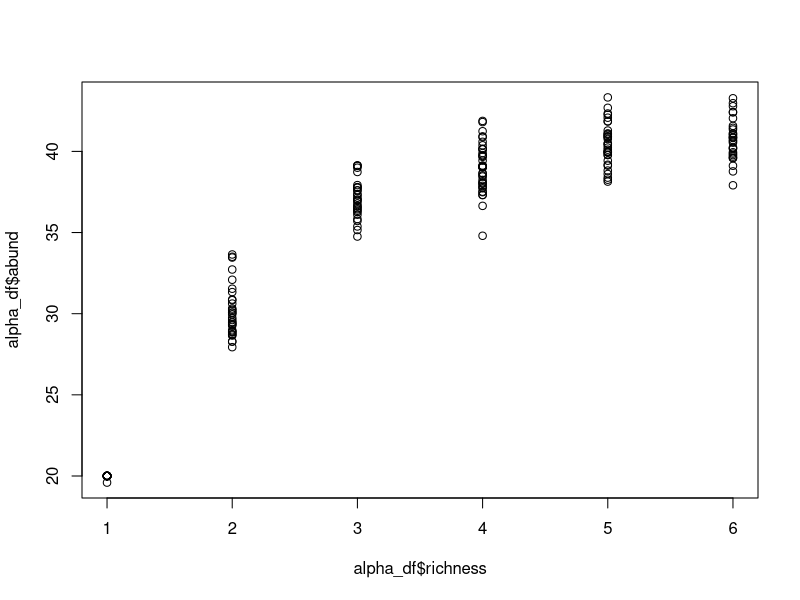
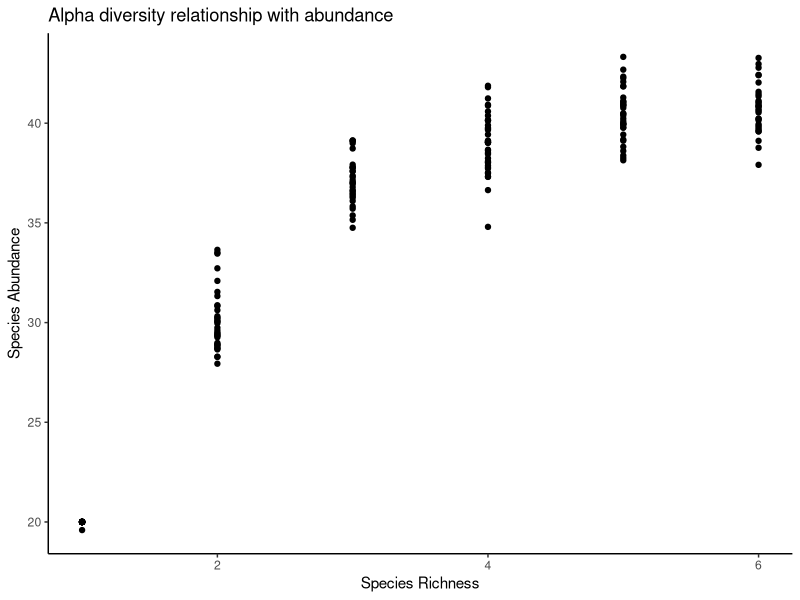
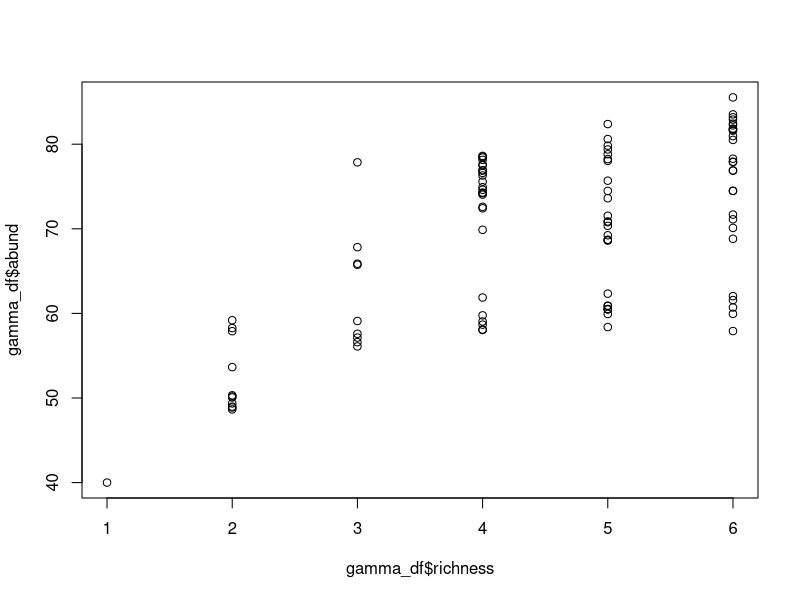
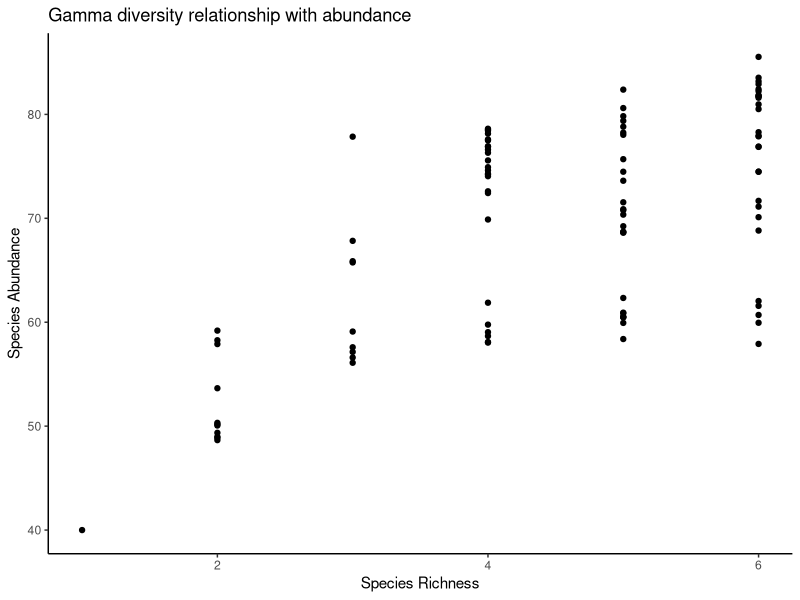
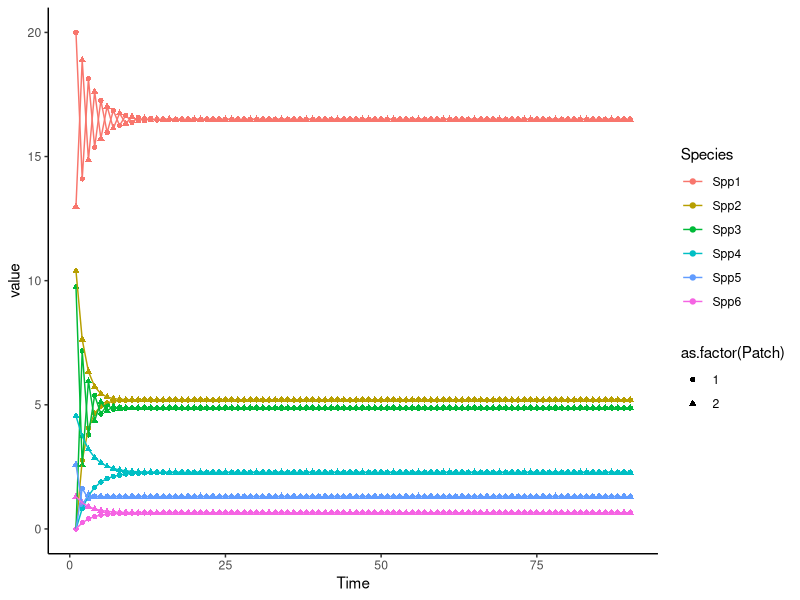
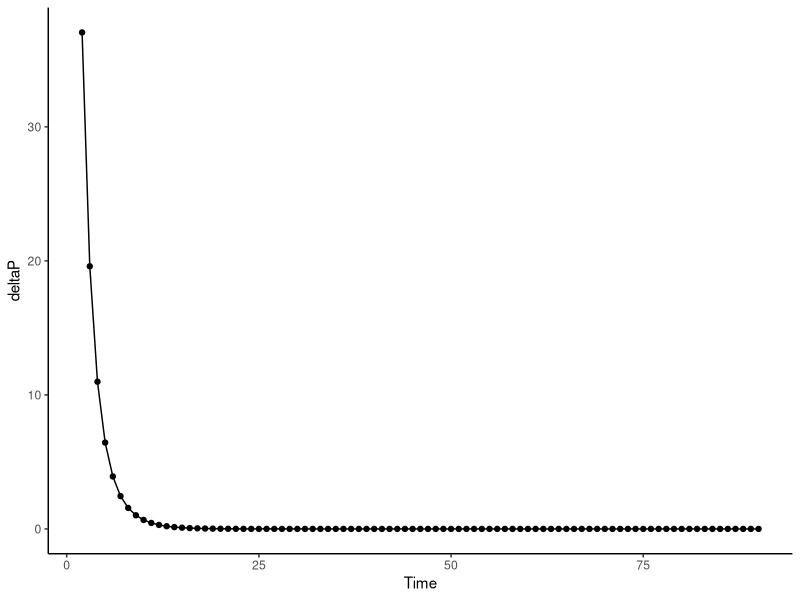
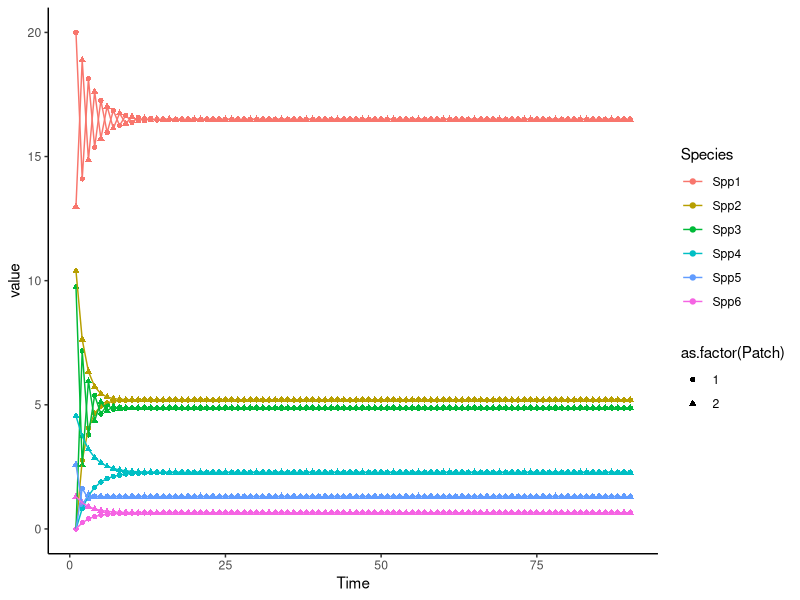
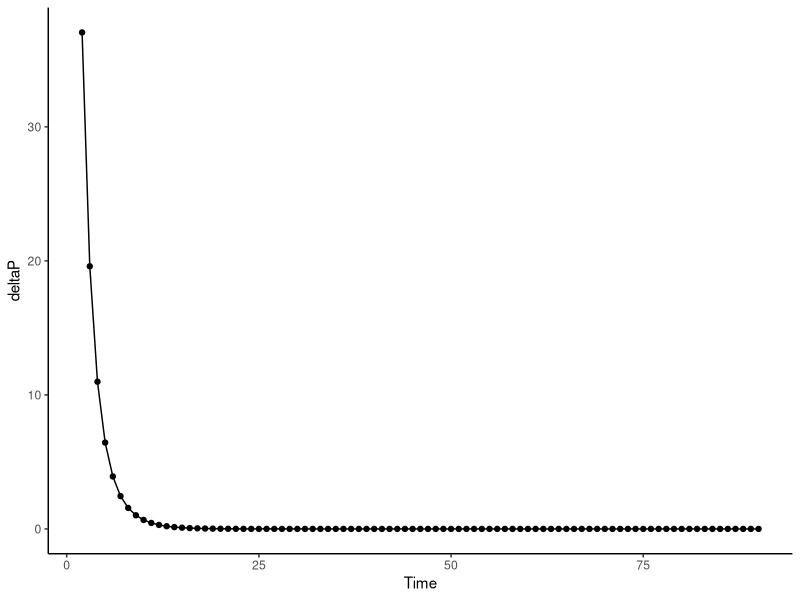

R code for these plots, in order:
#Description-----------------------------------------
#PCreating 100 metacommunities: metacommunities consist of 2 patches with 6 species
#  22 Nov 2024
#RCS

# Load packages---------------------------------
library(vegan)
library(ggplot2)
library(tidyr)

#setup -------------------------------------------
repo <- "D:/gitrepos/MetaDisease"
graphs <- paste(repo,"/Graphs",sep="")
# Parameters-------------------------------------
#setting up meta-community parameters
set.seed(1234)
num_patches <- 2 #number of patches in metacommunity
num_spp <- 6 #number of POSSIBLE spp in metacommunity
N <- 100 #number of metacommunity simulations to run

meta_comm1 <- data.frame(matrix(NA, nrow = num_patches, ncol = num_spp))
S <- c(0.83, #PREG
       0.62, #TGRAN
       0.14, #TTOR
       NA, #ABOR
       0.12, #RCAT
       0.64) #RDRAY
S[4] <- runif(n = 1, min = S[5], max = S[3])
#an array of probability values for the occurence of each spp
#what if I over thought this, and I can just assign an occupancy probability?
K <- c(20,16,15,7,4,2) #this is just an example, but k is the abundance at each rank (i think?)
max_abund <- 65 # a somewhat arbitrarily decided upon max abundance
#this could later become some sort of rnorm(). EX rnorm(n = 1, mean = 10, sd = 1). This provides a starting abdunance for each spp if present

### Creating a meta-community###
#For right now I have it set where the presence / absence of a spp is a binomial variable with some
# Probability S[i]
#IF the species is present, then it is present at an abundance of K[i]. Right now this abundance is fixed.
# One idea for future development is to make abundance a distribution (could even just turn it into a poisson distribution?)
#Other idea/issue: if abundance of a "prior" spp is 0 than abundance of all following spp is 0. This is based on the idea that ecological communities are nested within one-another. However, instead of guaranteeing that abundance of next spp = 0, I wonder if it makes more sense to just make the probability of occ / abundance lower (but not set to zero.

# I think there's a lot that could be done here. A lot could be adapted. But this set of for loops is a decent start


# #determine occurence of spp 1
# for(i in 1:nrow(meta_comm1)){
#   for(j in 1:ncol(meta_comm1)){
#     meta_comm1[i,1] <- rbinom(n = 1, size = 1, prob = S[1])
#     meta_comm1[i,1] <- ifelse(meta_comm1[i,1] == 1, K[1],0)
#   }
# }
# 
# #determine occurrence of spp 2
# for(i in 1:nrow(meta_comm1)){
#   for(j in 1:ncol(meta_comm1)){
#     meta_comm1[i,2] <- ifelse(meta_comm1[i,1] > 0, rbinom(n = 1, size = 1, prob = S[2]),0)
#     meta_comm1[i,2] <- ifelse(meta_comm1[i,2] == 1, K[2],0)
#   }
# }
# 
# #determine occurrence of spp 3
# for(i in 1:nrow(meta_comm1)){
#   for(j in 1:ncol(meta_comm1)){
#     meta_comm1[i,3] <- ifelse(meta_comm1[i,2] > 0, rbinom(n = 1, size = 1, prob = S[3]),0)
#     meta_comm1[i,3] <- ifelse(meta_comm1[i,3] == 1, K[3],0)
#   }
# }
# 
# #determin occurrence of spp 4
# for(i in 1:nrow(meta_comm1)){
#   for(j in 1:ncol(meta_comm1)){
#     meta_comm1[i,4] <- ifelse(meta_comm1[i,3] > 0, rbinom(n = 1, size = 1, prob = S[4]),0)
#     meta_comm1[i,4] <- ifelse(meta_comm1[i,4] == 1, K[4],0)
#   }
# }
# 
# #determine occupancy of spp 5
# for(i in 1:nrow(meta_comm1)){
#   for(j in 1:ncol(meta_comm1)){
#     meta_comm1[i,5] <- ifelse(meta_comm1[i,4] > 0, rbinom(n = 1, size = 1, prob = S[5]),0)
#     meta_comm1[i,5] <- ifelse(meta_comm1[i,5] == 1, K[5],0)
#   }
# }
# 
# #determine occupancy of spp 6
# for(i in 1:nrow(meta_comm1)){
#   for(j in 1:ncol(meta_comm1)){
#     meta_comm1[i,6] <- ifelse(meta_comm1[i,5] > 0, rbinom(n = 1, size = 1, prob = S[6]),0)
#     meta_comm1[i,6] <- ifelse(meta_comm1[i,6] == 1, K[6],0)
#   }
# }

# I THINK this is a better way to determine abundance

meta_comm_list <- vector("list",N)
beta_list <- vector("list", N)
nestedness_list <- vector("list", N)
for(n in 1:N){
  meta_comm <- data.frame(matrix(NA, nrow = num_patches, ncol = num_spp))
  for(i in 1:nrow(meta_comm)){
    for(j in 1:ncol(meta_comm)){
      #determine occurrence and abundance of spp 1
      meta_comm[i,1] <- rbinom(n = 1, size = 1, prob = S[1])
      meta_comm[i,1] <- ifelse(meta_comm[i,1] == 1, K[1],0)
      
      #determine occurrence and abundance of spp2
      meta_comm[i,2] <- rbinom(n = 1, size = 1, prob = S[2])
      meta_comm[i,2] <- ifelse(meta_comm[i,2] == 1, K[2],0)
      
      #determine occurrence and abundance of spp 3
      meta_comm[i,3] <- rbinom(n = 1, size = 1, prob = S[3])
      meta_comm[i,3] <- ifelse(meta_comm[i,3] == 1, K[3],0)
      
      #determine occurrence and abundance of spp 4
      meta_comm[i,4] <- rbinom(n = 1, size = 1, prob = S[4])
      meta_comm[i,4] <- ifelse(meta_comm[i,4] == 1, K[4],0)
      
      #determine occurrence and abundance of spp 5
      meta_comm[i,5] <- rbinom(n = 1, size = 1, prob = S[5])
      meta_comm[i,5] <- ifelse(meta_comm[i,5] == 1, K[5],0)
      
      #determine occurrence and abundance of spp 6
      meta_comm[i,6] <- rbinom(n = 1, size = 1, prob = S[6])
      meta_comm[i,6] <- ifelse(meta_comm[i,6] == 1, K[6],0)
    }
  }
  meta_comm$Patch <- c('Patch1','Patch2')
  colnames(meta_comm) <- c('Spp1','Spp2','Spp3','spp4','spp5','Spp6','PatchID')
  beta_list[[n]] <- mean(betadiver(meta_comm[,1:6], method = 'w'))
  nestedness_list[[n]] <- nestedtemp(comm = meta_comm[,1:6])[7]
  meta_comm_list[[n]] <- meta_comm
}

# nestedness <- unlist(x = nestedness_list)
# beta <- unlist(x = beta_list)
# meta_comm_vars <- data.frame(Diversity = beta, Nest = nestedness) 
# 
# 
# meta_comm_list[[2]]
# beta_diversity <- betadiver(meta_comm1[,1:6], method = 'w')
#plot(beta_diversity)

# 03/31/2025: changing from an additive model to a saturatured model
meta_comm_list <- vector("list",N)
beta_list <- vector("list", N)
nestedness_list <- vector("list", N)

for(n in 1:N){
  meta_comm <- vector("list", length = num_patches)
                      #data.frame(matrix(NA, nrow = num_patches, ncol = num_spp)) #create metacom
  for(c in 1:num_patches){
    alpha <- as.numeric(sample(1:6, size = 1, replace = T))
    #need to create a relationship between species richness and abundance
    a <- 10
    b <- 4
    error <- rnorm(length(alpha), mean = 0, sd = 1)
    abundance <- a*log(b*alpha)+error
    R <- alpha
    KCOM <- max_abund/(1+3*exp(-0.05*(R)))
    KS <- KCOM/abundance
    meta_comm[[c]] <- if(abundance >= KCOM){
      c(K[1:alpha]*KS,rep(0, num_spp - alpha))} else{
        c(K[1:alpha],rep(0, num_spp - alpha))
      }
  }
  meta_comm_list[[n]] <- meta_comm
}

# okay so I've made my 2 patch metacomms. Now I want to show that this still follows a saturated model
matrix(data = unlist(meta_comm_list[[1]]), nrow = num_patches, ncol = num_spp, byrow = T)
alpha_df <- data.frame(matrix(unlist(meta_comm_list), nrow = num_patches*N, ncol = num_spp, byrow = T))
alpha_df$abund <- rowSums(alpha_df[1:6])
max(alpha_df$abund)
alpha_df$richness <- rowSums(alpha_df[1:6] > 0)
plot(alpha_df$richness, alpha_df$abund) # alpha diversity is a saturated curve!
alpha_sat_plot <- ggplot(data = alpha_df, aes(x = richness, y = abund))+
  geom_point()+ 
  xlab("Species Richness")+
  ylab("Species Abundance")+
  ggtitle("Alpha diversity relationship with abundance")+
  theme_classic()
alpha_sat_plot


gamma_df <- data.frame(richness = rep(NA, length = N), abund = rep(NA, length = N))
for(n in 1:N){
  meta_comm <- data.frame(matrix(unlist(meta_comm_list[[n]]), nrow = num_patches, ncol = num_spp, byrow=T))
  gamma_df[n,2] <- sum(colSums(meta_comm))
  gamma_df[n,1]<- sum(colSums(meta_comm) > 0)
}
plot(gamma_df$richness, gamma_df$abund)
gamma_sat_plot <- ggplot(data = gamma_df, aes(x = richness, y = abund))+
  geom_point()+ 
  xlab("Species Richness")+
  ylab("Species Abundance")+
  ggtitle("Gamma diversity relationship with abundance")+
  theme_classic()
gamma_sat_plot
# this is also a saturated curve!

# Next step: I need to show how communities change, or stay the same over time
Time <- 90 #assume a 90 day breeding season
phi <- runif(6)# Need to establish dispersal metric. May need to determine more realistic values (see notes
# from meeting with mark + brittany on 03/28/25)
meta_comm_change <- data.frame(meta_com = 1:length(meta_comm_list), time = NA)
for(c in 1:nrow(meta_comm_change)){
  meta_comm <- meta_comm_list[[c]]
  meta_comm_df <- data.frame(matrix(unlist(meta_comm), nrow = num_patches, ncol = num_spp, byrow = T))
  for(t in 1:Time) {
    deltaP <- data.frame(matrix(data = NA, nrow = num_patches, ncol = num_spp))
    for (i in 1:num_patches) {
      for(j in 1:num_spp) {
        other_patch <- as.numeric(meta_comm_df[-i,])
        deltaP[i,j] <- phi[[j]]*other_patch[[j]] - phi[[j]]*meta_comm_df[i,j]
      }
    }
    meta_comm_change[c,2] <- if(sum(abs(deltaP)) > 0.01){ 
      #if deltaP is > 0 then the system is not yet at equil.
      t} else{
        next}
    new_abund <- meta_comm_df + deltaP
    meta_comm_df <- new_abund
  }
}

  
# let's plot meta comm 1 as an example to show B + M
# setup initial conditions
meta_comm <- data.frame(matrix(unlist(meta_comm_list[[1]]), nrow = num_patches, ncol = num_spp, byrow = T))
timeXchange <- vector("list", length = Time)
timeXchange[[1]] <- meta_comm
deltaP_list  <- vector("list", length = Time-1)

for(t in 2:Time){
  meta_comm <- timeXchange[[t-1]]
  deltaP <- data.frame(matrix(data = NA, nrow = num_patches, ncol = num_spp))
  for (i in 1:num_patches) {
    for(j in 1:num_spp) {
      other_patch <- as.numeric(meta_comm[-i,])
      deltaP[i,j] <- phi[[j]]*other_patch[[j]] - phi[[j]]*meta_comm[i,j]
    }
  }
  meta_comm <- meta_comm + deltaP
  timeXchange[[t]] <- meta_comm
  deltaP_list[[t-1]] <- sum(abs(deltaP))
}

# add in time covariate
for (t in 1:Time) {
  timeXchange[[t]]$Time <- rep(t,2)
}


timeXchange_df <- do.call(rbind, timeXchange)

deltaP_df <- data.frame(deltaP = unlist(deltaP_list), Time = 2:90) 

timeXchange_df$Patch <- rep(1:2, times = 90)
colnames(timeXchange_df) <- c("Spp1","Spp2","Spp3","Spp4","Spp5","Spp6","Time","Patch")
timeXchange_df <- timeXchange_df %>% pivot_longer(cols = Spp1:Spp6, names_to = "Species")

timeXchange_plot <- ggplot(data = timeXchange_df, 
                           mapping = aes(x = Time, y =  value, shape = as.factor(Patch), colour = Species))+
  geom_point()+
  geom_line()+
  theme_classic()
timeXchange_plot

deltaP_plot <- ggplot(data = deltaP_df, mapping = aes(x = Time, y = deltaP))+
  geom_point()+
  geom_line()+
  theme_classic()
deltaP_plot


setwd(graphs)
ggsave(filename = "equil_plot.png", plot = timeXchange_plot)
ggsave(filename = "deltaP_plot.png", plot = deltaP_plot)


### Below is use of Preston's law. Not sure we'll actually be doing this, so I have commented it out for
##now
# M <- 3
# Y0 <- 10
# z <- 0.1 #constant.
# P <- 1:num_spp #a vector. Preston's rankThe rank for each spp, which should correspond to the assigned abundance
# K <- c(80,70,60,50,40,30,20,10) #this is just an example, but k is the abundance at each rank (i think?)
# #this could later become some sort of rnorm(). EX rnorm(n = 1, mean = 10, sd = 1). This provides a starting abdunance for each spp if present
# rank_abun <- Y0*exp(-(z*P-M)^2)
# plot(rank_abun)
# 
# abun <- data.frame(K, rank_abun)
# plot(abun$rank_abun, abun$K)  
